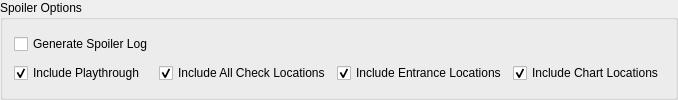
             <widget class="QGroupBox" name="group_for_spoiler">
              <property name="title">
               <string>Spoiler Options</string>
              </property>
              <layout class="QGridLayout" name="grid_for_spoiler">
               <item row="0" column="0">
                <widget class="QCheckBox" name="generate_spoiler_log">
                 <property name="text">
                  <string>Generate Spoiler Log</string>
                 </property>
                 <property name="checked">
                  <bool>false</bool>
                 </property>
                </widget>
               </item>
               <item row="1" column="0">
                <widget class="QCheckBox" name="progression_check_spoiler_log">
                 <property name="text">
                  <string>Include Playthrough</string>
                 </property>
                 <property name="checked">
                  <bool>true</bool>
                 </property>
                </widget>
               </item>
               <item row="1" column="1">
                <widget class="QCheckBox" name="all_check_spoiler_log">
                 <property name="text">
                  <string>Include All Check Locations</string>
                 </property>
                 <property name="checked">
                  <bool>true</bool>
                 </property>
                </widget>
               </item>
               <item row="1" column="2">
                <widget class="QCheckBox" name="entrance_spoiler_log">
                 <property name="text">
                  <string>Include Entrance Locations</string>
                 </property>
                 <property name="checked">
                  <bool>true</bool>
                 </property>
                </widget>
               </item>
               <item row="1" column="3">
                <widget class="QCheckBox" name="chart_spoiler_log">
                 <property name="text">
                  <string>Include Chart Locations</string>
                 </property>
                 <property name="checked">
                  <bool>true</bool>
                 </property>
                </widget>
               </item>
              </layout>
             </widget>
